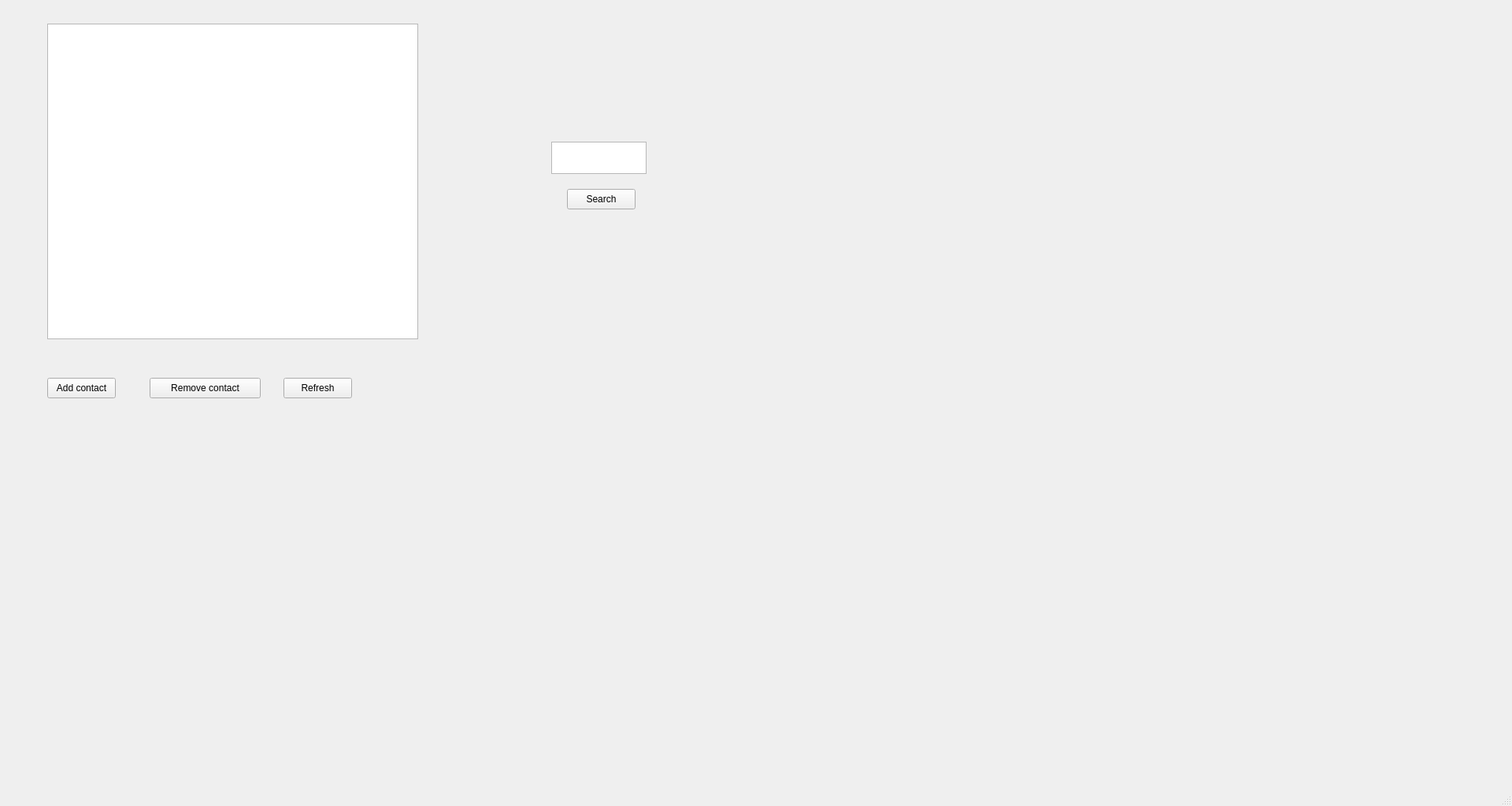
<?xml version="1.0" encoding="UTF-8"?>
<ui version="4.0">
 <class>MainWindow</class>
 <widget class="QMainWindow" name="MainWindow">
  <property name="geometry">
   <rect>
    <x>0</x>
    <y>0</y>
    <width>1920</width>
    <height>1024</height>
   </rect>
  </property>
  <property name="windowTitle">
   <string>MainWindow</string>
  </property>
  <widget class="QWidget" name="centralwidget">
   <widget class="QTableView" name="tableView">
    <property name="geometry">
     <rect>
      <x>60</x>
      <y>30</y>
      <width>471</width>
      <height>401</height>
     </rect>
    </property>
   </widget>
   <widget class="QPushButton" name="btnAdd">
    <property name="geometry">
     <rect>
      <x>60</x>
      <y>480</y>
      <width>87</width>
      <height>26</height>
     </rect>
    </property>
    <property name="text">
     <string>Add contact</string>
    </property>
   </widget>
   <widget class="QPushButton" name="btnRemove">
    <property name="geometry">
     <rect>
      <x>190</x>
      <y>480</y>
      <width>141</width>
      <height>26</height>
     </rect>
    </property>
    <property name="text">
     <string>Remove contact</string>
    </property>
   </widget>
   <widget class="QPushButton" name="btnRefresh">
    <property name="geometry">
     <rect>
      <x>360</x>
      <y>480</y>
      <width>87</width>
      <height>26</height>
     </rect>
    </property>
    <property name="text">
     <string>Refresh</string>
    </property>
   </widget>
   <widget class="QTextEdit" name="enterData">
    <property name="geometry">
     <rect>
      <x>700</x>
      <y>180</y>
      <width>121</width>
      <height>41</height>
     </rect>
    </property>
   </widget>
   <widget class="QPushButton" name="btnSearch">
    <property name="geometry">
     <rect>
      <x>720</x>
      <y>240</y>
      <width>87</width>
      <height>26</height>
     </rect>
    </property>
    <property name="text">
     <string>Search</string>
    </property>
   </widget>
  </widget>
  <widget class="QMenuBar" name="menubar">
   <property name="geometry">
    <rect>
     <x>0</x>
     <y>0</y>
     <width>1920</width>
     <height>23</height>
    </rect>
   </property>
  </widget>
  <widget class="QStatusBar" name="statusbar"/>
 </widget>
 <resources/>
 <connections/>
</ui>
